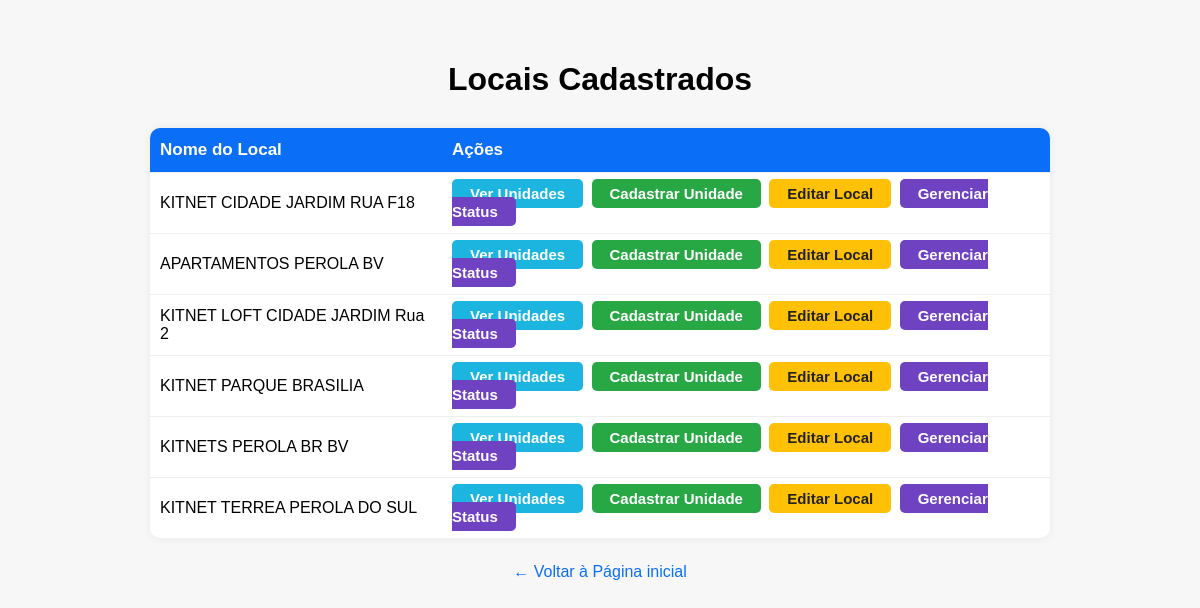
Page /locais on the committed database.
### app/models.py (models this page shows)
class Local(db.Model):
    id = db.Column(db.Integer, primary_key=True)
    nome = db.Column(db.String(120), nullable=False)
    unidades = db.relationship('Unidade', backref='local', lazy=True)

### app/routes.py (the view)
@app.route('/locais')
def listar_locais():
    locais = Local.query.all()
    return render_template('locais.html', locais=locais)

### app/templates/locais.html (shortened to what this page needs)
<!DOCTYPE html>
<html lang="pt-br">
<head>
</head>
<body>
    <h1>Locais Cadastrados</h1>
    <table>
        <tr>
            <th>Nome do Local</th>
            <th>Ações</th>
        </tr>
        {% for local in locais %}
        <tr>
            <td>{{ local.nome }}</td>
            <td>
                <a class="btn ver" href="{{ url_for('listar_unidades', local_id=local.id) }}">Ver Unidades</a>
                <a class="btn cadastrar" href="{{ url_for('cadastrar_unidade') }}?local_id={{ local.id }}">Cadastrar Unidade</a>
                <a class="btn editar" href="{{ url_for('editar_local', local_id=local.id) }}">Editar Local</a>
                <a class="btn" style="background: #6f42c1;" href="{{ url_for('gerenciar_unidades', local_id=local.id) }}">Gerenciar Status</a>
            </td>
        </tr>
        {% endfor %}
    </table>
    <a class="footer-link" href="{{ url_for('index') }}">← Voltar à Página inicial</a>
</body>
</html>

### app/templates/locais.html (style rules this page uses)
body { font-family: Arial, sans-serif; background-color: #f7f7f7; padding: 40px; max-width: 900px; margin: auto; }
h1 { text-align: center; margin-bottom: 30px; }
table { width: 100%; border-collapse: collapse; background-color: #fff; box-shadow: 0 0 10px rgba(0,0,0,0.06); border-radius: 10px; overflow: hidden; }
th, td { padding: 12px 10px; text-align: left; border-bottom: 1px solid #eee; }
th { background: #0b6ef6; color: #fff; font-size: 17px; }
tr:last-child td { border-bottom: none; }
.btn { padding: 6px 18px; border-radius: 5px; text-decoration: none; color: #fff; font-weight: bold; font-size: 15px; margin-right: 4px; border: none; cursor: pointer; }
.ver { background: #1cb5e0; }
.cadastrar { background: #28a745; }
.editar { background: #ffc107; color: #222; }
.footer-link { display: block; margin: 25px auto 0 auto; width: fit-content; text-align: center; color: #0b6ef6; font-weight: 500; font-size: 16px; text-decoration: none; }

### rows in the picture
Local: nome "KITNET CIDADE JARDIM RUA F18"
Local: nome "APARTAMENTOS PEROLA BV"
Local: nome "KITNET LOFT CIDADE JARDIM Rua 2"
Local: nome "KITNET PARQUE BRASILIA"
Local: nome "KITNETS PEROLA BR BV"
Local: nome "KITNET TERREA PEROLA DO SUL"
